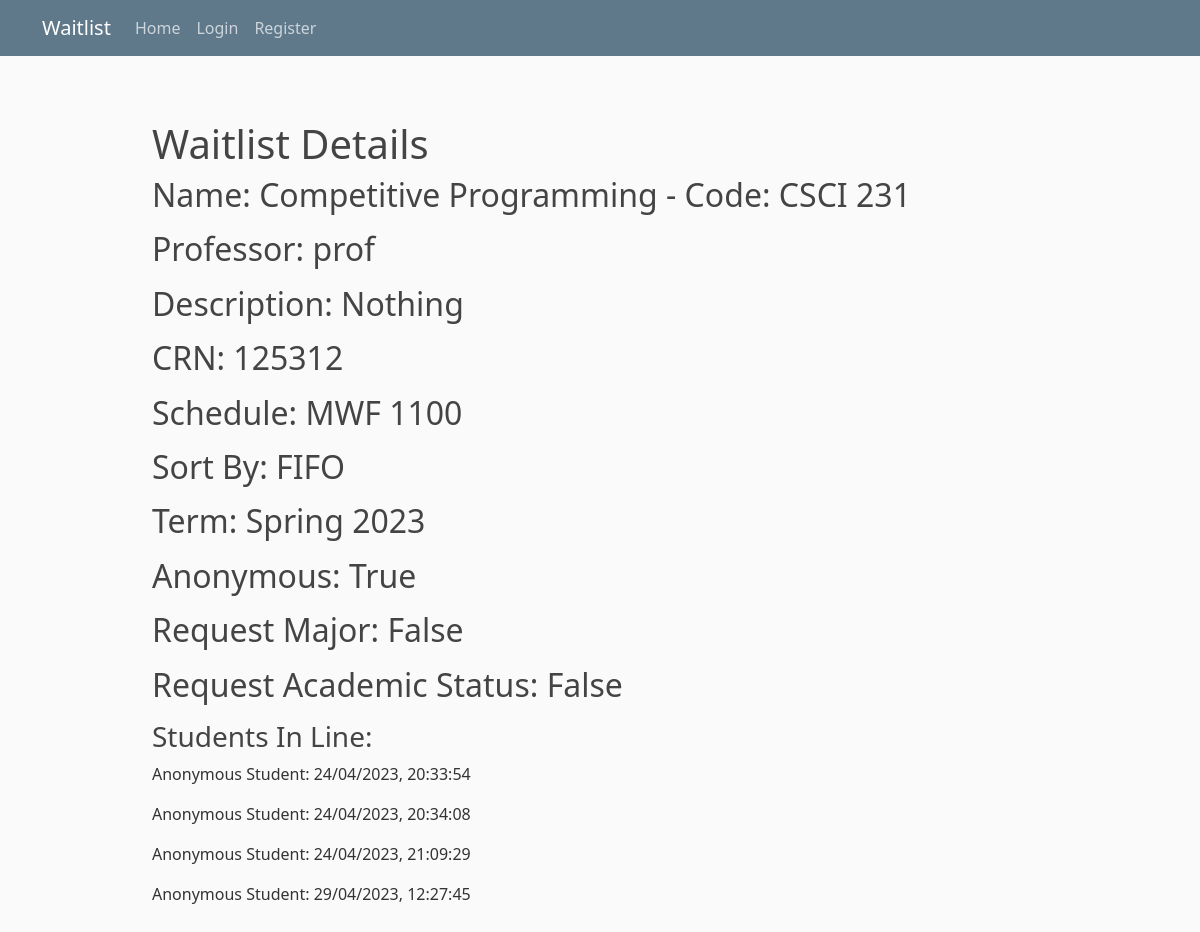
Page /studenthome/15/detail/ on the earlier database version.
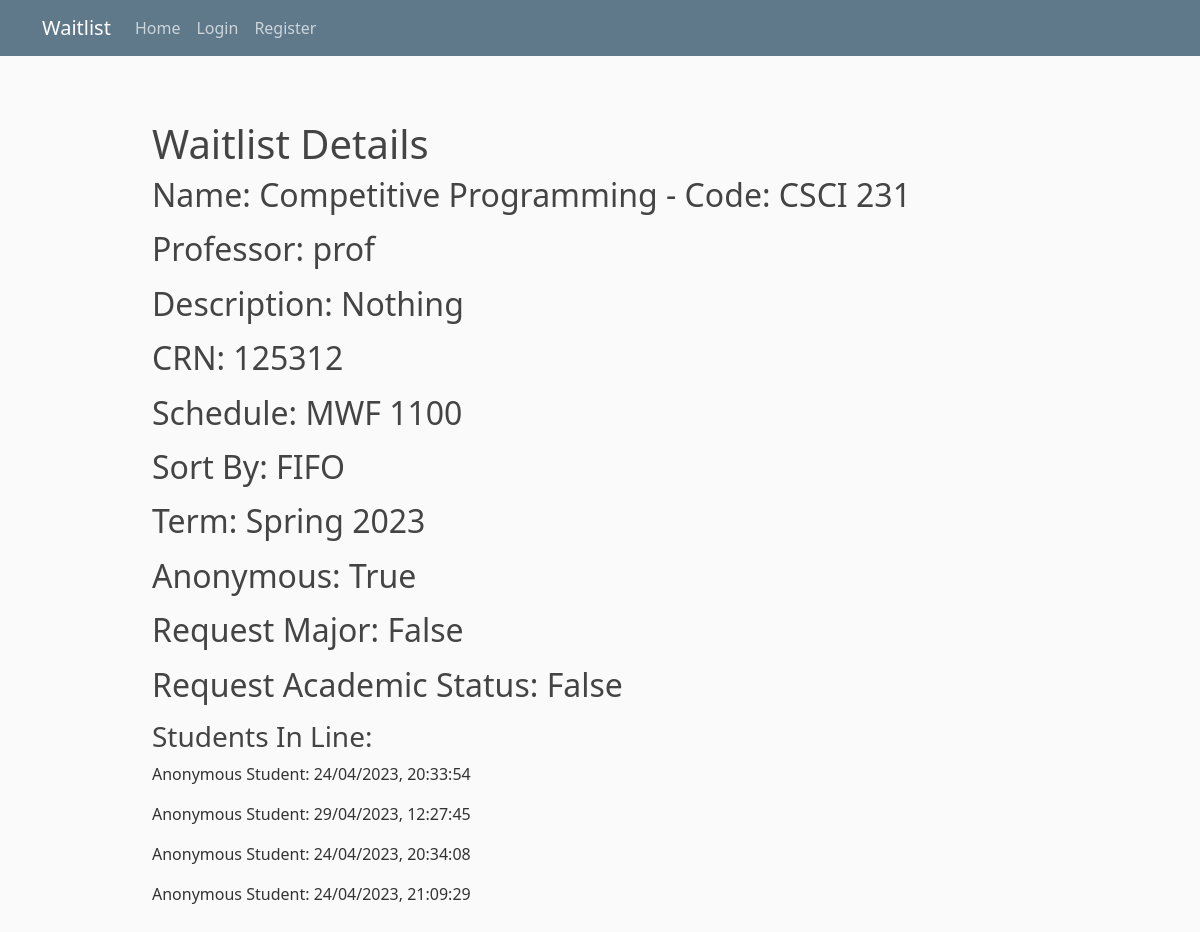
Same page on the later database version.
### studentview/models.py (models this page shows, shortened)
class StudentTicket(models.Model):
    class_waitlist = models.ForeignKey(ClassWaitlist, on_delete=models.CASCADE)
    date_joined = models.DateTimeField("date joined")
    student = models.ForeignKey(User, on_delete=models.CASCADE)
    position = models.IntegerField(default=0)  # Add this line
    waitlist_status = models.CharField(max_length=1, default="p") #a = accept r = reject p = pending
    student_academic_status = models.CharField(max_length=20, verbose_name='Academic Status', default = '')
    student_major = models.CharField(max_length=100, verbose_name='Major', default='')
    msg = models.CharField(max_length=200, verbose_name='Message for Professor', default='')

### studentview/views.py (the view)
# urls.py: path("<int:pk>/detail/", views.DetailView.as_view(), name='detail'),
class DetailView(generic.DetailView):
    model = ClassWaitlist
    template_name = 'studentview/detail.html'
    def get_context_data(self, **kwargs):
        print(kwargs)
        context = super().get_context_data(**kwargs)
        context['isProfessor'] = self.request.user.groups.filter(name='Professor').exists()
        context['ownsClass'] = self.request.user.id == kwargs['object'].professor.pk
        context['anonymous_waitlist'] = kwargs['object'].anonymous_waitlist
        return context

### studentview/models.py (called while the page is built)
    def __str__(self):
        return self.className

### studentview/templates/studentview/detail.html (shortened to what this page needs)
{% extends "studentview/base.html" %}
{% block content %}
<div style="padding:40px">
        <h1>Waitlist Details</h1>
        <legend> <h2> Name: {{ classwaitlist.className }}  - Code: {{ classwaitlist.classCode}} </h2> </legend>
        <legend> <h2> Professor: {{ classwaitlist.professor }} </h2> </legend>
        <legend> <h2> Description: {{ classwaitlist.classDescription }} </h2> </legend>
        <legend> <h2> CRN: {{ classwaitlist.crn }} </h2> </legend>
        <legend> <h2> Schedule: {{ classwaitlist.schedule }} </h2> </legend>
        <legend> <h2> Sort By: {{ classwaitlist.sortType }} </h2> </legend>
        <legend> <h2> Term: {{ classwaitlist.term }} </h2> </legend>
        <legend> <h2> Anonymous: {{ classwaitlist.anonymous_waitlist }} </h2> </legend>
        <legend> <h2> Request Major: {{ classwaitlist.request_major }} </h2> </legend>
        <legend> <h2> Request Academic Status: {{ classwaitlist.request_academic_status }} </h2> </legend>
        <h3 style="margin-top:20px"> Students In Line: </h3>
        {% for studentticket in classwaitlist.studentticket_set.all|dictsort:"position" %}
            <p>
                {% if classwaitlist.anonymous_waitlist and not isProfessor and studentticket.student != user %}
                Anonymous Student: {{studentticket.date_joined|date:"d/m/Y, H:i:s"}}
                {% else %}
                    {{ studentticket }}
                {% endif %}
            </p>
        {% endfor %}
</div>
{% endblock content %}

Differences in the rows shown:
changed StudentTicket (number 2 of 4 on the later page): moves up the list
